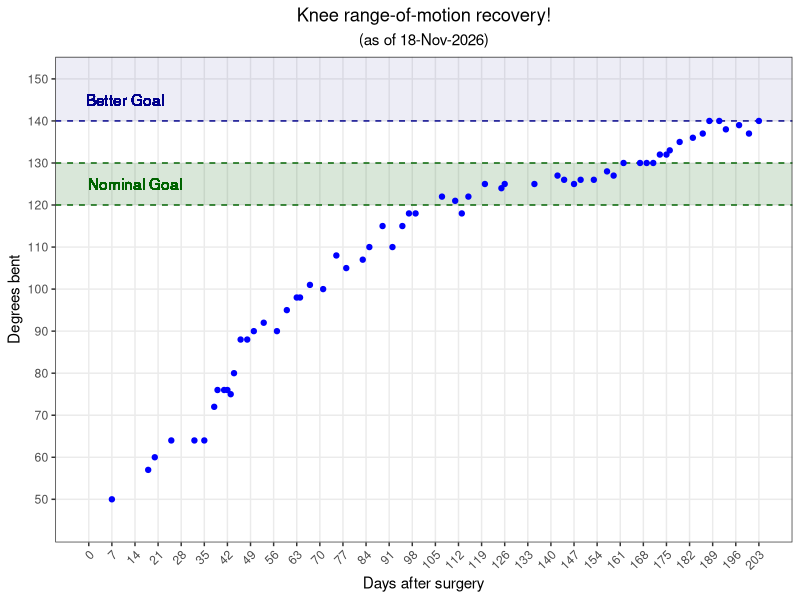
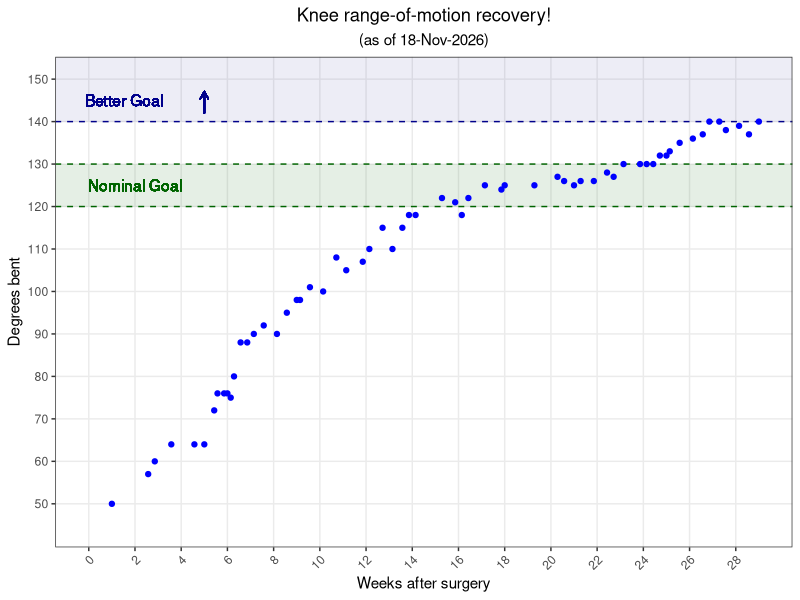
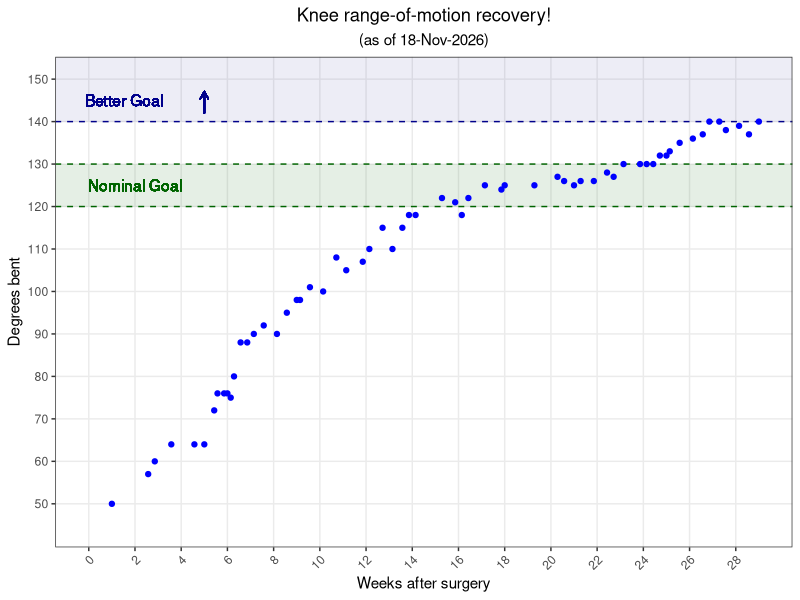

The R script that drew these images, in order:
library(tidyverse)

df <- read.table("knee-range-of-motion.tsv", sep = "\t", header = TRUE)

curr_date <- format(Sys.time(), "%d-%b-%Y")

## plotting with days on X axis
max_day_for_plot <- ceiling(df[2] %>% max() / 7) * 7

# with ideal deadline vertical line
# plot_days <- ggplot(df, aes(x = Days.after.surgery, y = Degrees.bent)) + geom_point(color = "blue") +
#     labs(y = "Degrees bent", x = "Days after surgery", title = "Knee range-of-motion recovery!",
#          subtitle = paste0("(as of ", curr_date, ")")) +
#     ylim(45,150) +
#     scale_x_continuous(breaks=seq(0,max_day_for_plot,7), limits = c(0,max_day_for_plot), minor_breaks = NULL) +
#     geom_hline(yintercept = 130, linetype = "dashed", color = "darkblue") +
#     geom_text(x = 14, y = 125, label = "Nominal Goal", color = "darkblue") +
#     geom_hline(yintercept = 140, linetype = "dashed", color = "darkgreen") +
#     geom_text(x = 11, y = 145, label = "Better Goal", color = "darkgreen") +
#     geom_vline(xintercept = 84, linetype = "dashed", color = "red") +
#     geom_text(x = 63, y = 57.5, label = "Ideal deadline", color = "red") +
#     geom_text(x = 63, y = 52.5, label = "(12 weeks)", color = "red", size = 3) +
#     theme_bw() +
#     theme(plot.title = element_text(hjust = 0.5), plot.subtitle = element_text(hjust = 0.5)) +
#     theme(axis.text.x = element_text(angle = 45, hjust = 1, vjust = 1))

plot_days <- ggplot(df, aes(x = Days.after.surgery, y = Degrees.bent)) + 
    labs(y = "Degrees bent", x = "Days after surgery", title = "Knee range-of-motion recovery!",
         subtitle = paste0("(as of ", curr_date, ")")) +
    scale_y_continuous(breaks=seq(50, 150, 10), limits = c(45, 150), minor_breaks = NULL) +
    scale_x_continuous(breaks=seq(0,max_day_for_plot,7), limits = c(0,max_day_for_plot), minor_breaks = NULL) +
    geom_hline(yintercept = 130, linetype = "dashed", color = "darkgreen") +
    geom_hline(yintercept = 120, linetype = "dashed", color = "darkgreen") +
    geom_text(x = 14, y = 125, label = "Nominal Goal", color = "darkgreen") +
    annotate("rect", xmin = -Inf, xmax = Inf, ymin = 120, ymax = 130, alpha = 0.15, fill = "darkgreen") +
    annotate("rect", xmin = -Inf, xmax = Inf, ymin = 140, ymax = Inf, alpha = 0.07, fill = "darkblue") +
    geom_hline(yintercept = 140, linetype = "dashed", color = "darkblue") +
    geom_text(x = 11, y = 145, label = "Better Goal", color = "darkblue") +
    geom_point(color = "blue") +
#     geom_segment(aes(x = 31, y = 142, xend = 31, yend = 147), color = "darkblue", lineend = "round", linejoin = "mitre", size = 0.5, 
#         arrow = arrow(length = unit(2, "mm"))) +
    theme_bw() +
    theme(plot.title = element_text(hjust = 0.5), plot.subtitle = element_text(hjust = 0.5)) +
    theme(axis.text.x = element_text(angle = 45, hjust = 1, vjust = 1))



## plotting with weeks on X axis
num_total_weeks <- ceiling(df[2] %>% max() / 7)

# with ideal deadline vertical line
# plot_weeks <- ggplot(df, aes(x = Days.after.surgery / 7, y = Degrees.bent)) + geom_point(color = "blue") +
#     labs(y = "Degrees bent", x = "Weeks after surgery", title = "Knee range-of-motion recovery!",
#          subtitle = paste0("(", curr_date, ")")) +
#     ylim(45,150) +
#     scale_x_continuous(breaks=seq(0, num_total_weeks, 1), limits = c(0, num_total_weeks), minor_breaks = NULL) +
#     geom_hline(yintercept = 130, linetype = "dashed", color = "darkblue") +
#     geom_text(x = 2, y = 135, label = "Nominal Goal", color = "darkblue") +
#     geom_hline(yintercept = 140, linetype = "dashed", color = "darkgreen") +
#     geom_text(x = 2, y = 145, label = "Better Goal", color = "darkgreen") +
#     geom_vline(xintercept = 12, linetype = "dashed", color = "red") +
#     geom_text(x = 9, y = 55, label = "Ideal deadline", color = "red") +
#     theme_bw() +
#     theme(plot.title = element_text(hjust = 0.5), plot.subtitle = element_text(hjust = 0.5)) +
#     theme(axis.text.x = element_text(angle = 45, hjust = 1, vjust = 1))

plot_weeks <- ggplot(df, aes(x = Days.after.surgery / 7, y = Degrees.bent)) + 
    labs(y = "Degrees bent", x = "Weeks after surgery", title = "Knee range-of-motion recovery!",
        subtitle = paste0("(as of ", curr_date, ")")) +
    scale_y_continuous(breaks=seq(50, 150, 10), limits = c(45, 150), minor_breaks = NULL) +
    scale_x_continuous(breaks=seq(0, num_total_weeks, 2), limits = c(0, num_total_weeks), minor_breaks = NULL) +
    annotate("rect", xmin = -Inf, xmax = Inf, ymin = 120, ymax = 130, alpha = 0.10, fill = "darkgreen") +
    geom_hline(yintercept = 130, linetype = "dashed", color = "darkgreen") +
    geom_hline(yintercept = 120, linetype = "dashed", color = "darkgreen") +
    geom_text(x = 2, y = 125, label = "Nominal Goal", color = "darkgreen") +
    annotate("rect", xmin = -Inf, xmax = Inf, ymin = 140, ymax = Inf, alpha = 0.07, fill = "darkblue") +
    geom_hline(yintercept = 140, linetype = "dashed", color = "darkblue") +
    geom_text(x = 1.53, y = 145, label = "Better Goal", color = "darkblue") +
    geom_point(color = "blue") +
    geom_segment(aes(x = 5, y = 142, xend = 5, yend = 147), color = "darkblue", lineend = "round", linejoin = "mitre", size = 0.5, 
        arrow = arrow(length = unit(2, "mm"))) +
    theme_bw() +
    theme(plot.title = element_text(hjust = 0.5), plot.subtitle = element_text(hjust = 0.5)) +
    theme(axis.text.x = element_text(angle = 45, hjust = 1, vjust = 1))


# writing out pdfs
pdf(paste0(curr_date, "-knee-ROM-progress-days.pdf"), width = 5, height = 4)
plot_days
dev.off()

pdf(paste0(curr_date, "-knee-ROM-progress-weeks.pdf"), width = 5, height = 4)
plot_weeks
dev.off()

# writing out latest as png for github readme
png(paste0("latest-knee-ROM-progress-weeks-plot.png"), units = "in", res = 144, width = 5, height = 4)
plot_weeks
dev.off()
